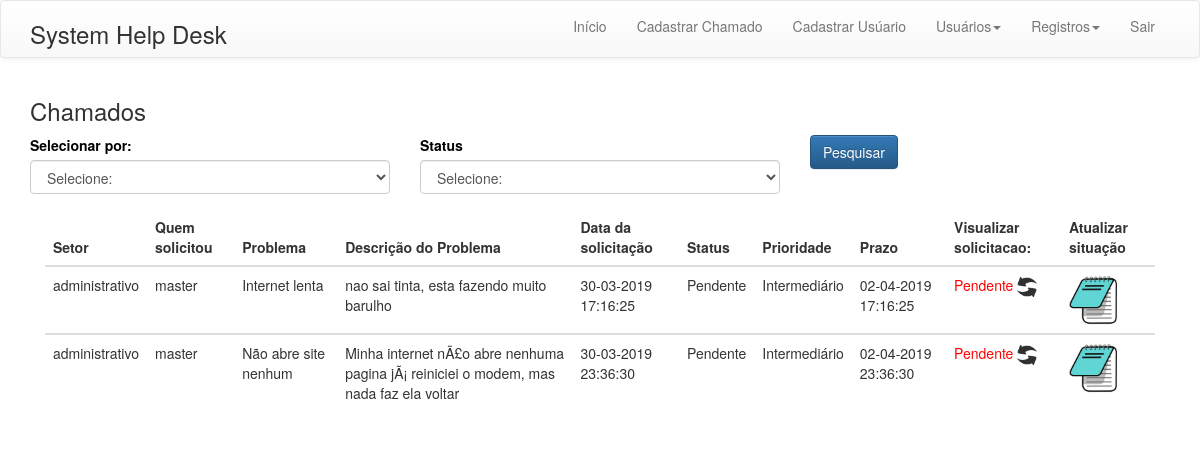
Screenshot of /home.php (signed in) with the database file from the repository.
### tables this page shows
CREATE TABLE `chamados` (
  `idchamado` int(11) NOT NULL,
  `idusuario` int(11) NOT NULL,
  `data` datetime NOT NULL,
  `setorcall` varchar(25) NOT NULL,
  `solicitacao` varchar(30) NOT NULL,
  `descricao` varchar(300) NOT NULL,
  `id_problema` int(11) NOT NULL,
  `status` varchar(10) NOT NULL,
  `data_resolvido` datetime NOT NULL,
  `id_prioridade` int(11) NOT NULL
);

CREATE TABLE `tbl_problema` (
  `id_problema` int(11) NOT NULL,
  `desc_problema` varchar(40) NOT NULL
);

CREATE TABLE `prioridade` (
  `id` int(11) NOT NULL,
  `prioridade_desc` varchar(30) NOT NULL,
  `sla` int(11) NOT NULL
);

### home.php (the view, shortened to what this page needs)
<?php
    include "include/banco.php";
    if(isset($_POST['selecionar'])){
        $selecionar = $_POST['selecionar'];
        $status = $_POST['status'];
        if($selecionar == "todos"){
            $query = "select A.idchamado, A.data, A.setorcall, A.solicitacao, A.descricao, B.desc_problema, A.status,C.prioridade_desc,C.sla from chamados as A  LEFT JOIN tbl_problema as B ON A.id_problema = B.id_problema LEFT JOIN prioridade as C ON A.id_prioridade =C.id  where status = '$status' order by idchamado";
        }else{
            $query="select A.idchamado, A.data, A.setorcall, A.solicitacao, A.descricao, B.desc_problema, A.status,C.prioridade_desc,C.sla from chamados as A  LEFT JOIN tbl_problema as B ON A.id_problema = B.id_problema LEFT JOIN prioridade as C ON A.id_prioridade =C.id  where status = '$status' and setorcall='$selecionar' order by idchamado";
        }
    }else{ $query = "select A.idchamado, A.data, A.setorcall, A.solicitacao, A.descricao, B.desc_problema, A.status,C.prioridade_desc,C.sla from chamados as A  LEFT JOIN tbl_problema as B ON A.id_problema = B.id_problema LEFT JOIN prioridade as C ON A.id_prioridade =C.id  where status = 'Pendente' order by idchamado"; }
    $cons = mysqli_query($con, $query);
    $total = mysqli_num_rows($cons);
    include "include/header.php";
?>
    <section class="overx" >
        <div class="container">
                <h3 class="ajust2">Chamados</h3>
                <form action="" method="post" >
                <div class="row">
                    <div class="form-group col-md-4">
                        <label style="color: black;" for="selecionar">Selecionar por:</label>
                        <select class="form-control" name="selecionar" id="selecionar" required>
                               <option value="" readonly>Selecione:</option>
                        </select>
                    </div>
                    <div class="form-group col-md-4">
                        <label style="color: black;" for="status">Status</label>
                        <select class="form-control" name="status" id="status" required>
                            <option value="" readonly>Selecione:</option>
                        </select>
                    </div>
                    <div class="col-md-4">
                        <button class="btn btn-primary"> Pesquisar</button>
                    </div>
                </div>
                </form>
                <div class="col-xs-12">
                <div class='table-responsive '>
                    <?php if($total != 0){
                        echo "<table class='table table-hover'>
                                <thead>
                                    <tr class='back'>
                                        <th>Setor</th>
                                        <th>Quem solicitou</th>
                                        <th>Problema</th>
                                        <th>Descrição do Problema</th>
                                        <th>Data da solicitação</th>
                                        <th>Status</th>
                                        <th>Prioridade</th>
                                        <th>Prazo</th>
                                        <th>Visualizar solicitacao:</th>
                                        <th>Atualizar situação</th>
                                    </tr>
                                </thead>";
                        while($quero = mysqli_fetch_array($cons)){
                            $idchamado = $quero['idchamado'];
                            echo "<tbody>
                                    <tr>
                                        <td>" .$quero['setorcall']. "</td>
                                        <td>".$quero['solicitacao']."</td>
                                        <td>".$quero['desc_problema']."</td>
                                        <td>".$quero['descricao']."</td>
                                        <td>" .date("d-m-Y H:i:s",strtotime($quero['data'])). "</td>
                                        <td>" .$quero['status']. "</td>
                                        <td>" .$quero['prioridade_desc']. "</td>
                                        <td>" .date("d-m-Y H:i:s",strtotime($quero['data']." +".$quero['sla']."hour")). "</td>
                                        <td>" ?>
                            <?php if($quero['status'] == 'Pendente'){
                                $query4 = "select * from confirma where idchamado2 = $idchamado";
                                $consulta4 = mysqli_query($con,$query4);
                                $rows = mysqli_num_rows($consulta4);
                                if ($rows > 0) {
                                    echo "<p style='color: red; '>".$quero['status']."</br><span style='font-style: italic;'>(Alteração</span></br>solicitada)</p>";
                                } else {
                                    echo "<span style='color: red;'>".$quero['status']."</span>";
                                ?>
                                    <a style="cursor: pointer;" data-toggle="modal"  data-target="#janela<?php echo "$idchamado"; ?>"><img  style="display: inline; height: 20px; width: 20px;" src="img/refresh.png"></a>
                                <?php
                                } }
                            ?><?php echo "</td>";  ?>
                            <?php
                                echo"<td>";?>
                                <a title="Visualizar detalhes" style="cursor: pointer;" data-toggle="modal"  data-target="#janela<?php echo "$idchamado"; ?>"><img width="50px" height="50px" src="img/descricao.jpg"/></a>
                            <?php
                                echo "</td>
                                    </tr>
                                </tbody>"; ?>
                            <?php
                            }
                            echo "</table>";
                    }
                    else{
                        echo '<div class="alert alert-warning" role="alert">
                                    <span>Nenhum registro encontrado</span>
                              </div>';
                    }
                    ?>
                </div>
            </div>
        </div>
    </section>
<?php
    include "include/footer.php";
?>

### rows the page displays
chamados: setorcall "administrativo", solicitacao "master", id_problema.desc_problema "Internet lenta", descricao "nao sai tinta, esta fazendo muito barulho", data "30-03-2019 17:16:25", status "Pendente", id_prioridade.prioridade_desc "Intermediário", data.sla "02-04-2019 17:16:25"
chamados: setorcall "administrativo", solicitacao "master", id_problema.desc_problema "Não abre site nenhum", descricao "Minha internet nÃ£o abre nenhuma pagina jÃ¡ reiniciei o modem, mas nada faz ela voltar", data "30-03-2019 23:36:30", status "Pendente", id_prioridade.prioridade_desc "Intermediário", data.sla "02-04-2019 23:36:30"
